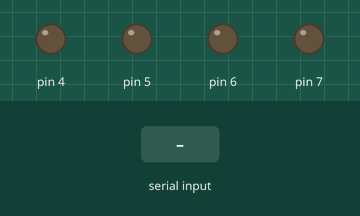
This sketch was run on a simulated Arduino Uno, built with avr-gcc and run on an emulated ATmega328P. On the bench: output pins drawn as LEDs (lit = HIGH). The test bench sets the inputs (shaded band).

Above: at 1.2 s.
1.3 s: "R" received over Serial
At 2.1 s:
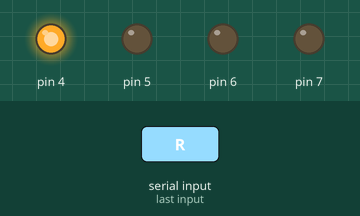
2.8 s: "Y" received over Serial
At 3.3 s:
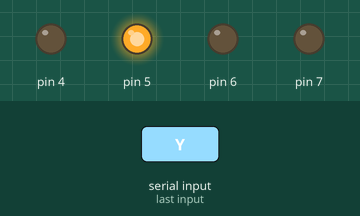
4.3 s: "G" received over Serial
At 5.5 s:
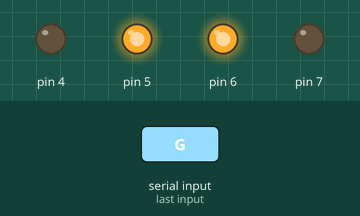
5.8 s: "r" received over Serial
At 6.9 s:
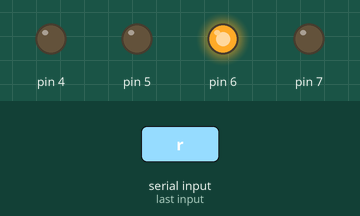
7.3 s: "B" received over Serial
At 7.8 s:
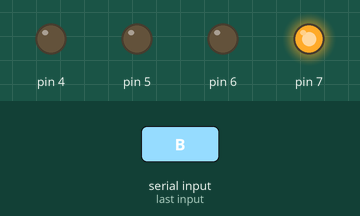
8.8 s: "g" received over Serial
At 9.1 s:
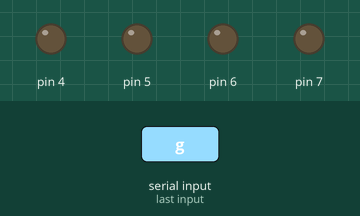
Timing chart, 0 to 11.3 s (numbered marks = the images above; inputs shaded):
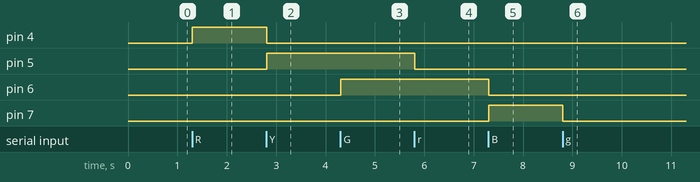

Measured:
- after the input at 1.3 s, pin 4: LOW → HIGH at once
- after the input at 2.8 s, pin 4: HIGH → LOW at once; pin 5: LOW → HIGH at once
- after the input at 4.3 s, pin 6: LOW → HIGH at once
- after the input at 5.8 s, pin 5: HIGH → LOW at once
- after the input at 7.3 s, pin 6: HIGH → LOW at once; pin 7: LOW → HIGH at once
- after the input at 8.8 s, pin 7: HIGH → LOW at once

The sketch:

serial3LEDlight.ino
```cpp
char BluetoothData; // the Bluetooth data received

void setup() {

  Serial.begin(9600);

  //Set Digital Pins 4 to 7 as Output
  pinMode(4,OUTPUT);
  pinMode(5,OUTPUT);
  pinMode(6,OUTPUT);
  pinMode(7,OUTPUT);

  //Set State of Pins all to LOW (0)
  digitalWrite(4,0);
  digitalWrite(5,0);
  digitalWrite(6,0);
  digitalWrite(7,0);

}

void loop() {

  if (Serial.available()){

    BluetoothData=Serial.read(); //Get next character from bluetooth

    if(BluetoothData=='R'){ // Red Button Pressed
      digitalWrite(4,1); //Turn digital out 4 to High
      digitalWrite(5,0); //Turn digital out 5 to Low
    }
    if(BluetoothData=='Y'){ // Yellow Button Pressed
    digitalWrite(5,1);
    digitalWrite(4,0);
    }
    if(BluetoothData=='r'||BluetoothData=='y'){ // Red or Yellow Button Released
      digitalWrite(4,0);
      digitalWrite(5,0);
    }
    if(BluetoothData=='G'){ // Green Button Pressed
      digitalWrite(6,1);
      digitalWrite(7,0);
    }
    if(BluetoothData=='B'){ // Blue Button Pressed
      digitalWrite(7,1);
      digitalWrite(6,0);
    }
    if(BluetoothData=='g'||BluetoothData=='b'){ // Green or Blue Button Released
      digitalWrite(7,0);
      digitalWrite(6,0);
    }

  }

  delay(10);// wait 10 ms

}
```
